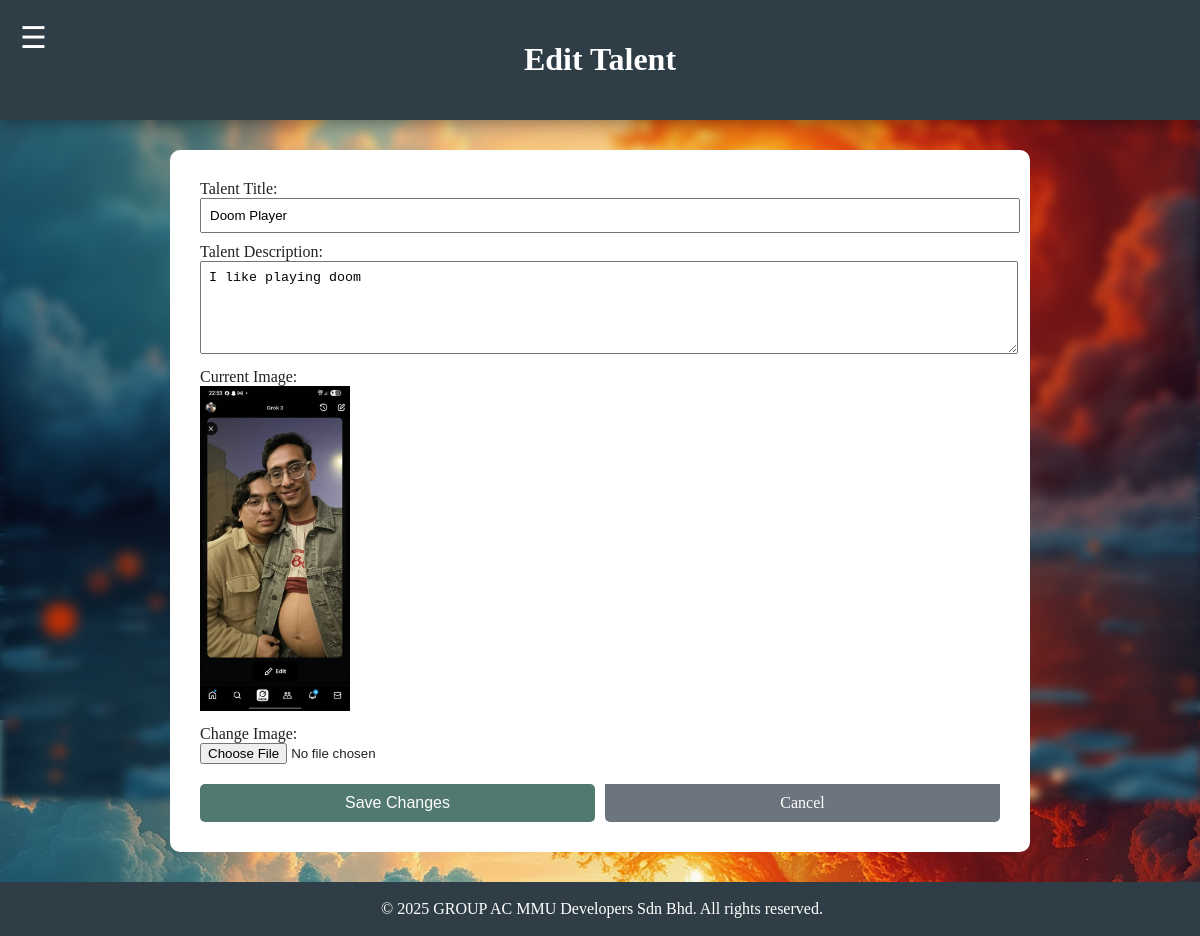
Screenshot of /editTalent.php?id=3 (signed in) with the database file from the repository.
### tables this page shows
CREATE TABLE `services` (
  `service_id` int(11) NOT NULL,
  `user_id` int(11) NOT NULL,
  `service_title` varchar(255) NOT NULL,
  `service_description` text DEFAULT NULL,
  `service_image` varchar(255) DEFAULT NULL,
  `service_price` decimal(10,2) NOT NULL DEFAULT 0.00
);

### editTalent.php (the view, shortened to what this page needs)
<?php
require 'connection.php';
require 'header.php';
$user_id = $_SESSION['user_id'];
$talent_id = intval($_GET['id']);
$stmt = $conn->prepare("SELECT * FROM services WHERE service_id = ? AND user_id = ?");
$stmt->bind_param("ii", $talent_id, $user_id);
$stmt->execute();
$talent = $stmt->get_result()->fetch_assoc();
?>
<body>
    <?php require 'navbar.php'; ?>
    <div id="main-content">
        <div class="title-container">
            <h1>Edit Talent</h1>
        </div>
        <div class="profile-form-container" style="max-width: 800px; margin: 30px auto; background-color: #fff; padding: 30px; border-radius: 10px;">
             <form method="POST" action="" enctype="multipart/form-data">
                <label for="talent_title">Talent Title:</label>
                <input type="text" id="talent_title" name="talent_title" value="<?php echo htmlspecialchars($talent['service_title']); ?>" required style="width: 100%; padding: 8px; margin-bottom: 10px;">
                <label for="talent_description">Talent Description:</label>
                <textarea id="talent_description" name="talent_description" rows="5" style="width: 100%; padding: 8px; margin-bottom: 10px;"><?php echo htmlspecialchars($talent['service_description']); ?></textarea>
                <label for="talent_image">Current Image:</label><br>
                <img src="images/uploads/talent_images/<?php echo htmlspecialchars($talent['service_image'] ?? 'service_placeholder.png'); ?>" alt="Talent Image" style="width: 150px; height: auto; margin-bottom: 10px;"><br>
                <label for="talent_image">Change Image:</label>
                <input type="file" id="talent_image" name="talent_image" accept="image/*" style="display: block; margin-bottom: 20px;">
                <div class="form-actions" style="display: flex; gap: 10px;">
                    <button type="submit" class="form-button" style="flex: 1;">Save Changes</button>
                    <a href="userDashboard.php" class="form-button" style="flex: 1; background-color: #6c757d; text-align: center; text-decoration: none;">Cancel</a>
                </div>
            </form>
        </div>
    </div>
    <?php require 'footer.php'; ?>
</body>
</html>

### css/style.css (style rules this page uses)
:root { --color-bg: #CAD2C5; --color-surface: #84A98C; --color-primary: #52796F; --color-text: #354F52; --color-title: #2F3E46; }
body { background-image: url("../css/background/background_image_2.png"); background-color: var(--color-bg); color: #222; margin: 0; padding: 0; }
body::before { content: ""; position: fixed; background-image: url("../css/background/background_image_2.png"); background-size: cover; top: 0; left: 0; height: 100vh; width: 100vw; z-index: -1; filter: blur(5px); }
.title-container { background-color: var(--color-title); font-family: "Copperplate Gothic", "Copperplate", fantasy; color: white; padding: 20px; text-align: center; box-shadow: 0 0px 20px rgba(0, 0, 0, 0.5); }
.form-button { width: 100%; padding: 10px; font-size: 1rem; background-color: var(--color-primary); color: white; border: none; border-radius: 5px; cursor: pointer; transition: background-color 0.3s ease; display: block; margin: 0; }
.form-button + .form-button { margin-top: 0; border-top-left-radius: 0; border-top-right-radius: 0; }

### rows the page displays
services: talent_title "Doom Player", talent_description "I like playing doom", service_image (picture)
